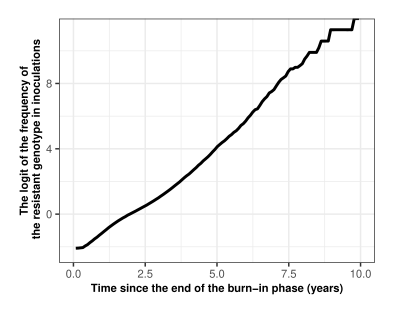

The script that drew this image:
#####################################################################################
# Visualize the logit of the relative frequency of the resistant genotype over time #                                           
# when the initial relative frequency of infected humans carrying the resistant     #
# genotype was 5%                                                                   #
#                                                                                   #
# Input: Monthly EIR value form Tanzania                                            #
# Author: thiery Masserey (thiery.masserey@swisstph.ch)                             #
#####################################################################################


#Output <- list.files("/scicore/home/penny/masthi00/OUT_Parameterisation_spread/Low_initial_resistance_frequency/2_sim_outputs/processed/sample_0/")
#Output_data_name <- Output[10]
#Output_data_file_path <- file.path("/scicore/home/penny/masthi00/OUT_Parameterisation_spread/Low_initial_resistance_frequency/2_sim_outputs/processed/sample_0/", Output_data_name)
#Output_data <- read.table(Output_data_file_path, sep = ";")

#Load the data
Output_data <- read.csv(file = "/scicore/home/penny/masthi00/WF_spread/Visulaise_results/Paper/Appendix 1-figure 3-Source data 1.csv", header  = TRUE)

# Estimate logit
Output_data$P<-Output_data$nInfectByGenotype_2/(Output_data$nInfectByGenotype+Output_data$nInfectByGenotype_2)
Output_data$logit_P<-log(Output_data$P/(1-Output_data$P))

# Plot
constant<-2
PLOT<-ggplot(Output_data)+
  geom_line(aes(x=Survey/12.167-30, y=logit_P),size=2/constant)+
  scale_y_continuous(name = "The logit of the frequency of\n the resistant genotype in inoculations") +
  scale_x_continuous(name = "Time since the end of the burn-in phase (years)", lim=c(0,10)) +
  theme_bw() + 
  theme(axis.text.x = element_text(size =  15/constant),
        axis.text.y = element_text(size =  15/constant),
        axis.title.x = element_text(size =  16/constant, face = "bold"),
        axis.title.y = element_text(size =  16/constant, face = "bold"))+
  theme(plot.margin = unit(c(0.5, 0.5, 0.5, 0.5), "cm"))+
  theme(legend.position = "none")+
  expand_limits(x = 0, y = 0)

# Save
ggsave("/scicore/home/penny/masthi00/WF_spread/Visulaise_results/Paper/Appendix 1-figure 3.pdf",
       plot = PLOT, width = 10, height = 8, device="pdf", units = "cm", dpi = 300)
